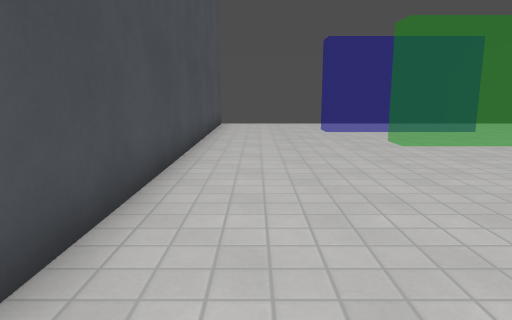
View 1 (above)

13 first-person views from a walk through a level from a Godot 3-D game. The camera is 1.2 m above the floor, tilts 10° down and sees 70° across. The floor is counted in squares, 1 m on a side. Each view is taken from the middle of a square. On the plan, view 1 faces up. The plan holds only what a view shows up to about 15 squares ahead; the rest is blank. Characters and animated objects are left out. Surface patterns are stand-ins for the level's own textures.

View 2
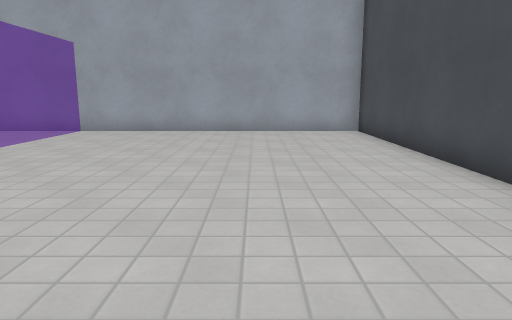

View 3
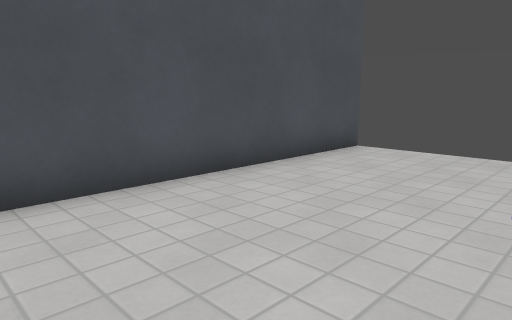

View 4
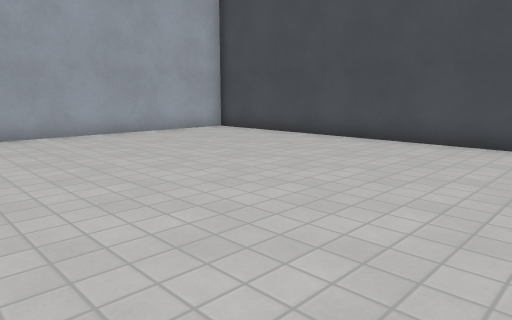

View 5
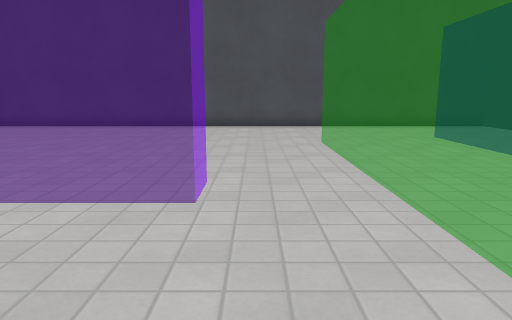

View 6
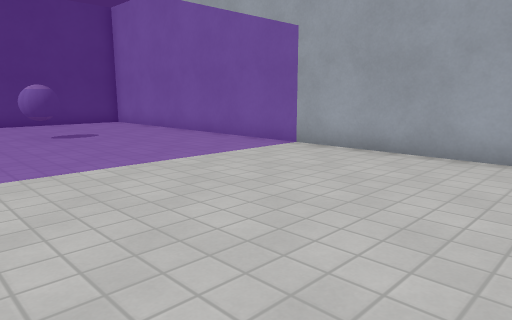

View 7
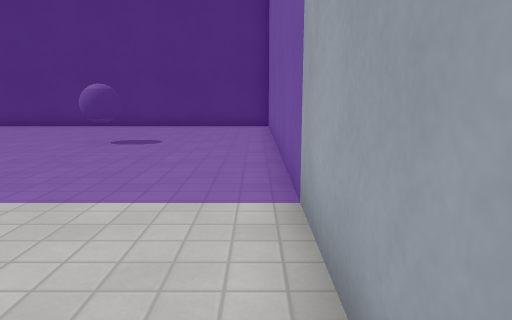

View 8
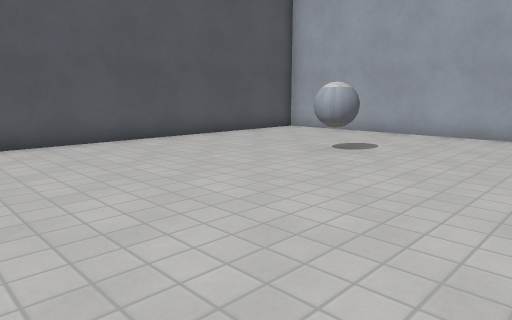

View 9
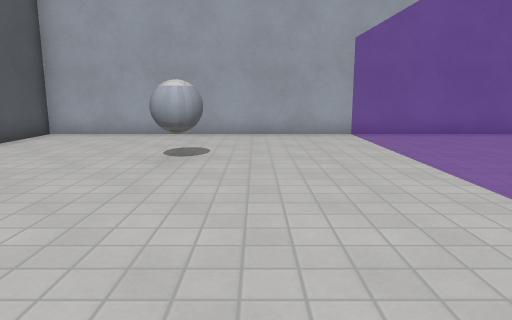

View 10
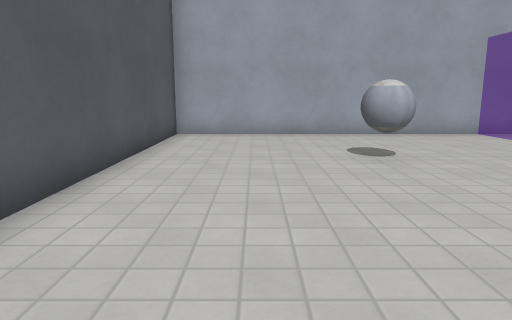

View 11
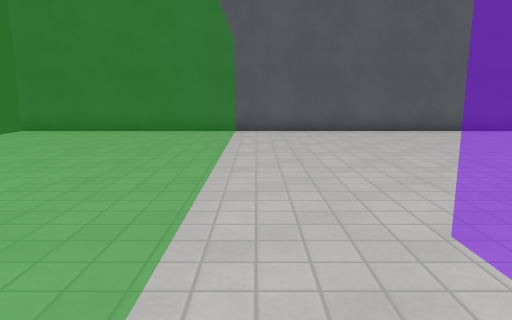

View 12
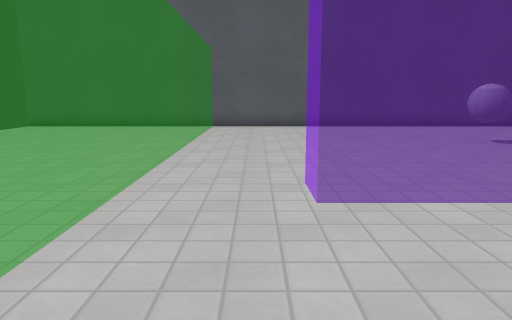

View 13
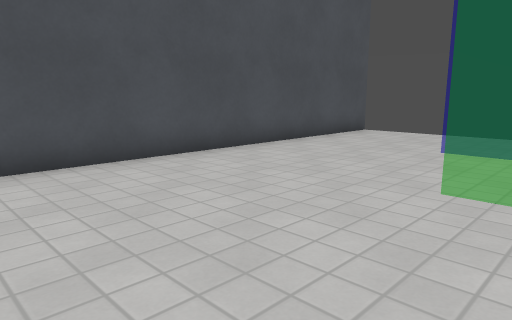

### Floor plan
Points are (right, up) in squares from view 1. A wall is a line through its corners. A room is listed if a view was taken in it or the views show most of it. See-through windows are left out.
Room 1 (views 1, 2, 3, 6, 7, 11, 12, 13)
walls: (-1.5, 16.1) (-1.5, -3.5) (8.5, -3.5)
ways out: opening at (8.5, 7.5) to room 2; opening at (2.5, 12.5)
Room 2 (views 4, 5, 8, 9, 10)
walls: (8.5, -3.5) (18.5, -3.5) (18.5, 9)
ways out: opening at (8.5, 7.5) to room 1

Where each view was taken, in squares from view 1:
view 1: 0 up, 0 right, facing up
view 2: 9 up, 2 right, facing down
view 3: 8 up, 3 right, facing up-left
view 4: 8 up, 8 right, facing down-left
view 5: 7 up, 13 right, facing left
view 6: 4 up, 2 right, facing down-right
view 7: 3 down, 4 right, facing right
view 8: 8 up, 9 right, facing down-right
view 9: 8 up, 12 right, facing down
view 10: 8 up, 16 right, facing down
view 11: 8 up, 6 right, facing right
view 12: 7 up, 4 right, facing right
view 13: 4 up, 5 right, facing up-left
